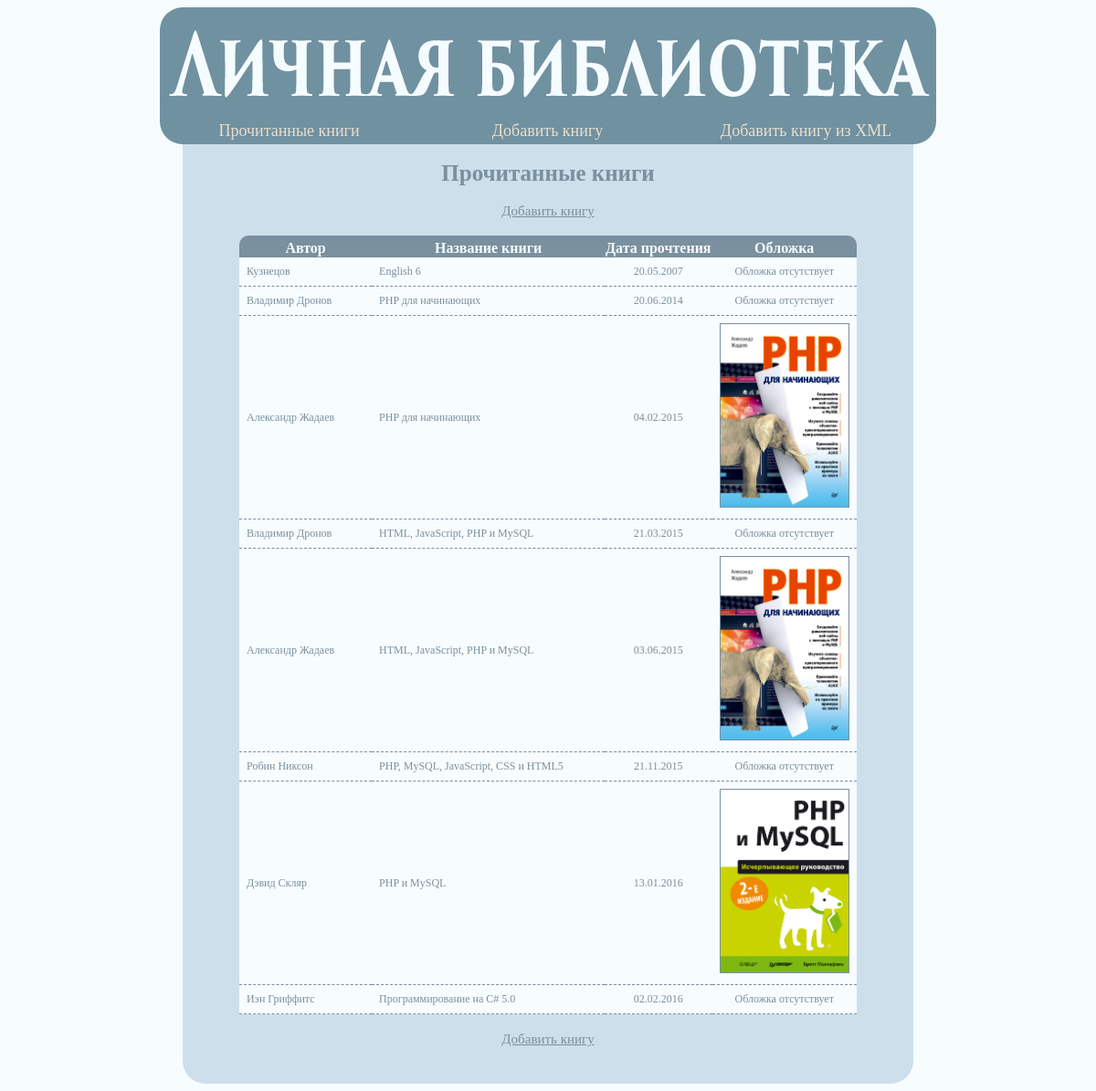
The page / on the database its author committed.
### tables this page shows
CREATE TABLE IF NOT EXISTS `datereading` (
  `id` int(11) NOT NULL AUTO_INCREMENT,
  `id_book` int(11) DEFAULT NULL,
  `rdate` date DEFAULT NULL,
  PRIMARY KEY (`id`),
  KEY `id_book` (`id_book`)
);

CREATE TABLE IF NOT EXISTS `author` (
  `id` int(11) NOT NULL AUTO_INCREMENT,
  `name` varchar(50) DEFAULT NULL,
  PRIMARY KEY (`id`)
);

CREATE TABLE IF NOT EXISTS `book` (
  `id` int(11) NOT NULL AUTO_INCREMENT,
  `id_author` int(11) DEFAULT NULL,
  `name` varchar(50) DEFAULT NULL,
  `skin` varchar(40) DEFAULT NULL,
  PRIMARY KEY (`id`),
  KEY `id_author` (`id_author`)
);

### resource/functions.php (the view, shortened to what this page needs)
<?php
	function printtable ($result)
	{
		echo '<table align="center"><col width="145"><col width="255"><tr align="center"><th style="border-top-left-radius: 10px;">Автор</th><th>Название книги</th><th>Дата прочтения</th><th style="border-top-right-radius: 10px;">Обложка</th></tr>';
		foreach ($result as $row)
		{
			echo '<tr><td>'.$row['Автор'].'</td><td>'.$row['Название книги'].'</td><td align="center">'.date('d.m.Y', strtotime($row['Дата прочтения'])).'</td>';
			if ($row['Обложка'] == NULL)
			{
				echo '<td align="center">Обложка отсутствует</td></tr>';
			}
			else
			{
				echo '<td align="center"><img height="200" border="1" src="'.$row['Обложка'].'"></td></tr>';
			}
		}
		echo '</table><br>';
	}
?>

### resource/header.php
<?php
echo '	<!doctype html>
		<html>
		<head>
		<meta charset="utf-8">
		<title>'.$title.'</title>
		</head>
		<link href="resource/style.css" rel="stylesheet">
		</head>
		<body>
		<div class="wrapper">
			<div class="header">
				<div class="divmenu">
					<a href="index.php"><div class="menu">Прочитанные книги</div></a>
					<a href="addbook.php"><div class="menu">Добавить книгу</div></a>
					<a href="addfromxml.php"><div class="menu">Добавить книгу из XML</div></a>
				</div>
			</div>
		<div class="content">
		<br>
		<div class="divtext"><b>'.$title.'</b></div><br>';

### index.php (shortened to what this page needs)
<?php
	require_once "resource/functions.php";
	$title = "Прочитанные книги";
	require_once "resource/header.php";
	echo '<center><a href="addbook.php">Добавить книгу</a></center><br>';
	$stmt = $connection->prepare(QUERY);
	$stmt->execute();
	printtable ($stmt->fetchAll());
	echo '<center><a href="addbook.php">Добавить книгу</a></center>';
	require_once "resource/footer.php";
?>

### resource/footer.php
<?php
    echo '	</div>
			<div class="content" style="height: 40px; border-bottom-left-radius: 25px; border-bottom-right-radius: 25px;"></div>
			</div>
			</body>
			</html>';

### resource/style.css (style rules this page uses)
body { background:#F7FCFF; }
table { border-collapse: collapse; margin: auto; color: #F7FCFF; font-family: 'Trajan Pro 3'; table-layout: fixed; }
th { background: #7A909E; padding-top: 5px; }
td { background: #F7FCFF; color: #7A909E; padding: 8px; border-bottom: 1px dashed #7A909E; font-size: 12px; }
.wrapper { width: 850px; margin: 0 auto; overflow: hidden; }
.header { border-radius: 25px; height: 150px; background-image:url(image/header.jpg); }
.content { margin: auto; width: 800px; height: auto; background: #CCDFEB; }
.menu { float: left; width: 273px; height: 20px; color: #EBDECC; text-align: center; font-family: 'Trajan Pro 3'; font-size: 18px; padding: 5px; }
.divmenu { position: relative; margin: auto; top: 120px; width: 850px; }
.divtext { font-family: 'Trajan Pro 3'; font-size: 25px; text-align: center; color: #7A909E; }
a { font-family: 'Trajan Pro 3'; font-size: 15px; color: #7A909E; }

### rows shown on the page
datereading: author.name "Кузнецов", id_book.name "English 6", rdate "20.05.2007", shows "Обложка отсутствует"
datereading: author.name "Владимир Дронов", id_book.name "PHP для начинающих", rdate "20.06.2014", shows "Обложка отсутствует"
datereading: author.name "Александр Жадаев", id_book.name "PHP для начинающих", rdate "04.02.2015", id_book.skin (picture)
datereading: author.name "Владимир Дронов", id_book.name "HTML, JavaScript, PHP и MySQL", rdate "21.03.2015", shows "Обложка отсутствует"
datereading: author.name "Александр Жадаев", id_book.name "HTML, JavaScript, PHP и MySQL", rdate "03.06.2015", id_book.skin (picture)
datereading: author.name "Робин Никсон", id_book.name "PHP, MySQL, JavaScript, CSS и HTML5", rdate "21.11.2015", shows "Обложка отсутствует"
datereading: author.name "Дэвид Скляр", id_book.name "PHP и MySQL", rdate "13.01.2016", id_book.skin (picture)
datereading: author.name "Иэн Гриффитс", id_book.name "Программирование на C# 5.0", rdate "02.02.2016", shows "Обложка отсутствует"

### other values the page prints
$title "Прочитанные книги"
